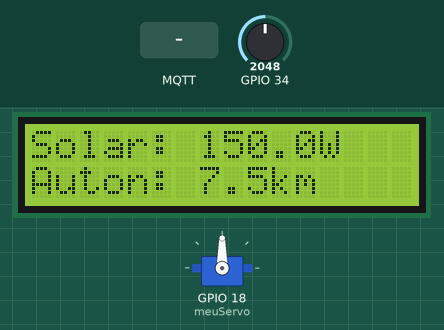
This sketch was run on a simulated ESP32. On the bench: 16×2 character LCD, servo. Inputs (shaded band) come from the test bench; at power-on: GPIO 34 = 2048. WiFi joins after 1.5 s; servers stay silent unless stated; random numbers use the default seed unless the sketch sets one; no MQTT or app messages arrive unless stated; what the sketch prints to the serial monitor is not drawn.

Above: at 4.7 s.
4.8 s: GPIO 34 set to 2866
At 7.3 s:
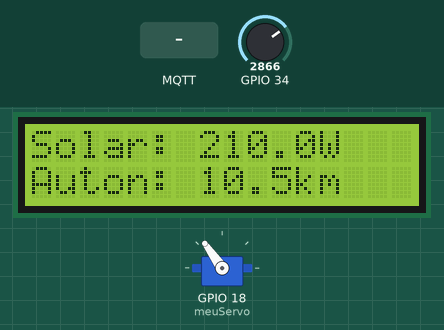
8.1 s: GPIO 34 set to 3603
At 10.8 s:
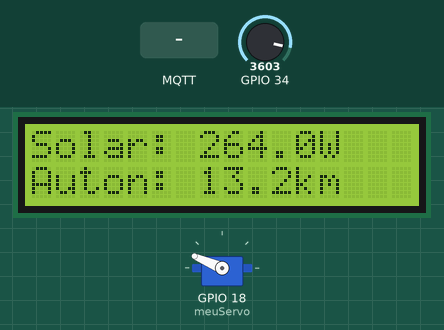
11.2 s: GPIO 34 set to 4095
At 13.1 s:
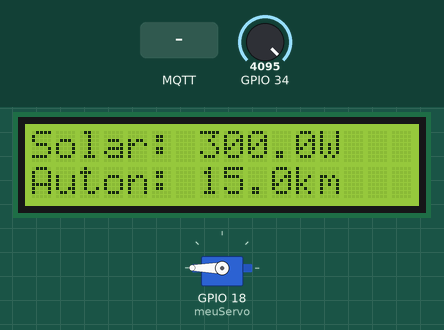
14.2 s: GPIO 34 set to 1228
At 16.6 s:
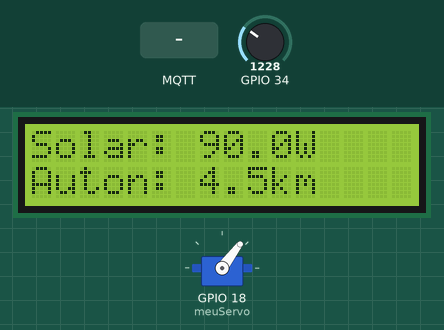
17.2 s: GPIO 34 set to 491
At 20.0 s:
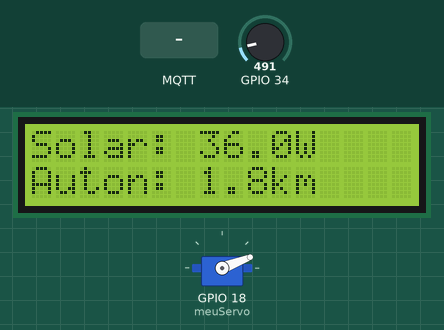
20.3 s: MQTT message "ligar" arrives on the first subscribed topic
Timing chart, 0 to 23.3 s (numbered marks = the images above; inputs shaded):
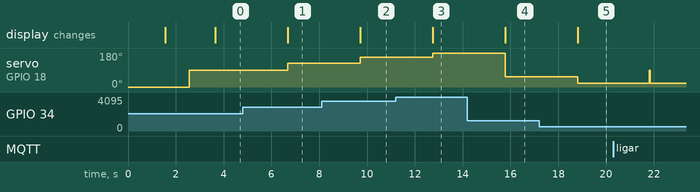

Measured:
- after the input at 4.8 s, servo on GPIO 18 (meuServo): 90° → 125° after 1.9 s; the display: changes after 1.9 s (image 1)
- after the input at 8.1 s, servo on GPIO 18 (meuServo): 125° → 157° after 1.6 s; the display: changes after 1.6 s (image 2)
- after the input at 11.2 s, servo on GPIO 18 (meuServo): 157° → 180° after 1.6 s; the display: changes after 1.6 s (image 3)
- after the input at 14.2 s, servo on GPIO 18 (meuServo): 180° → 53° after 1.6 s; the display: changes after 1.6 s (image 4)
- after the input at 17.2 s, servo on GPIO 18 (meuServo): 53° → 21° after 1.6 s; the display: changes after 1.6 s (image 5)
- after the input at 20.3 s, servo on GPIO 18 (meuServo): 21° → 90° after 1.5 s, → 21° 0.03 s later

The sketch:

sketch.ino
```cpp
#include <WiFi.h>
#include <PubSubClient.h>
#include <LiquidCrystal_I2C.h>
#include <ESP32Servo.h>

// ---------------- WIFI ----------------
const char* ssid = "Wokwi-GUEST";
const char* password = "";

// ---------------- MQTT ----------------
const char* mqtt_server = "broker.hivemq.com";
WiFiClient espClient;
PubSubClient client(espClient);

// ---------------- LCD E SERVO ----------------
LiquidCrystal_I2C lcd(0x27, 16, 2);
Servo meuServo;

int posAtual = -1;

// ---------------- WIFI ----------------
void setup_wifi() {
  Serial.println("Conectando ao WiFi...");
  WiFi.begin(ssid, password);

  while (WiFi.status() != WL_CONNECTED) {
    delay(500);
    Serial.print(".");
  }

  Serial.println("\nWiFi conectado!");
}

// ---------------- MQTT CALLBACK ----------------
void callback(char* topic, byte* payload, unsigned int length) {
  String mensagem;

  for (int i = 0; i < length; i++) {
    mensagem += (char)payload[i];
  }

  Serial.print("Recebido: ");
  Serial.println(mensagem);

  // Controle remoto do servo
  if (mensagem == "ligar") {
    meuServo.write(90);
    posAtual = 90;
  } else if (mensagem == "desligar") {
    meuServo.write(0);
    posAtual = 0;
  }
}

// ---------------- MQTT ----------------
void reconnect() {
  while (!client.connected()) {
    Serial.print("Conectando ao MQTT...");

    String clientId = "ESP32_Solar_";
    clientId += String(random(0xffff), HEX);

    if (client.connect(clientId.c_str())) {
      Serial.println(" conectado!");
      client.subscribe("monitor/solar/comando");
    } else {
      Serial.print(" erro=");
      Serial.print(client.state());
      Serial.println(" tentando novamente...");
      delay(5000);
    }
  }
}

// ---------------- SETUP ----------------
void setup() {
  Serial.begin(115200);

  setup_wifi();

  client.setServer(mqtt_server, 1883);
  client.setCallback(callback);

  lcd.init();
  lcd.backlight();

  //SERVO AJUSTADO
  meuServo.attach(18, 500, 2400);

  //TESTE INICIAL DO SERVO
  meuServo.write(0);
  delay(1000);
  meuServo.write(90);
  delay(1000);

  randomSeed(analogRead(0));
}

// ---------------- LOOP ----------------
void loop() {
  if (!client.connected()) reconnect();
  client.loop();

  // -------- SENSOR --------
  int valorAnalogico = analogRead(34);

  float potenciaWatts = (valorAnalogico / 4095.0) * 300.0;
  float autonomia = potenciaWatts * 0.05;

  // -------- LCD --------
  lcd.setCursor(0, 0);
  lcd.print("Solar: ");
  lcd.print(potenciaWatts, 1);
  lcd.print("W   ");

  lcd.setCursor(0, 1);
  lcd.print("Auton: ");
  lcd.print(autonomia, 1);
  lcd.print("km  ");

  // -------- SERVO --------
  int angulo = map(potenciaWatts, 0, 300, 0, 180);

  //Medindo o tempo médio de resposta do atuador (servo motor)
  unsigned long inicioAtuador = millis();

  meuServo.write(angulo);

  unsigned long fimAtuador = millis();

  unsigned long tempoAtuador = fimAtuador - inicioAtuador;

  Serial.print("Tempo resposta ATUADOR: ");
  Serial.print(tempoAtuador);
  Serial.println(" ms");

  // -------- MQTT --------
  char msg[100];
  snprintf(msg, 100, "{\"potencia\": %.1f, \"autonomia\": %.1f}", potenciaWatts, autonomia);

  unsigned long inicioSensor = millis();

  //Medindo o tepo médio de resposta do sensor (potênciometro)
  client.publish("monitor/solar/dados", msg);

  unsigned long fimSensor = millis();

  unsigned long tempoSensor = fimSensor - inicioSensor;

  Serial.print("Tempo resposta SENSOR: ");
  Serial.print(tempoSensor);
  Serial.println(" ms");

  Serial.print("Enviado: ");
  Serial.println(msg);

  delay(3000);
}
```
